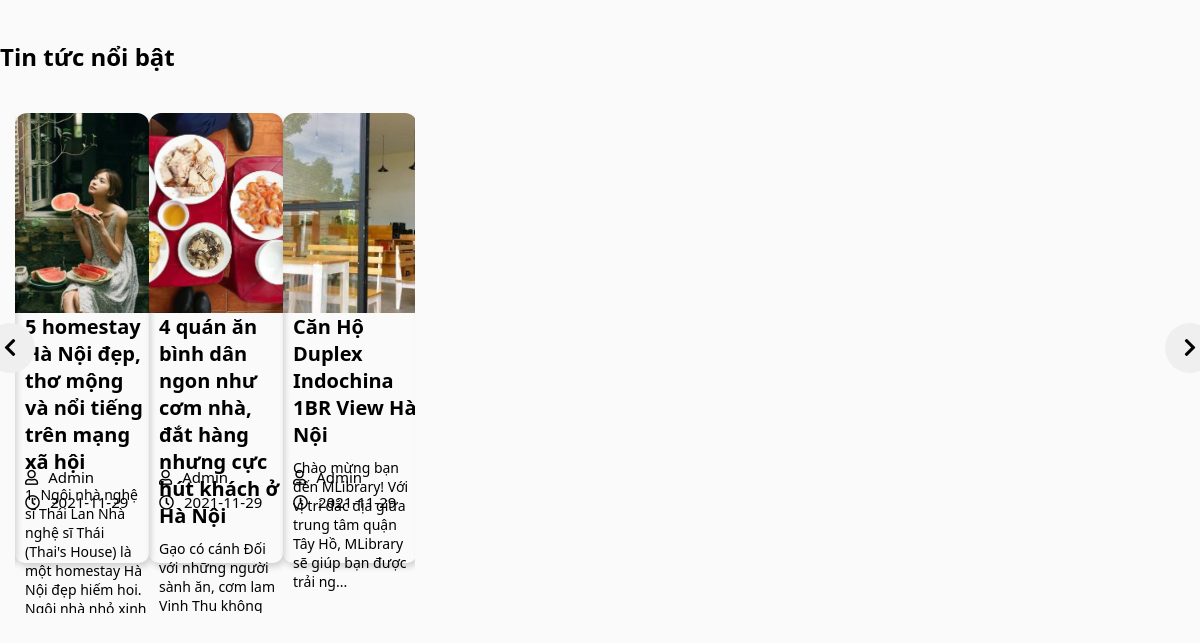
The page /tin_tuc/show_ttmn.php on the database its author committed.
### tables this page shows
CREATE TABLE `tin_tuc` (
  `ma_tin` int(11) NOT NULL,
  `ten_tin` varchar(2255) NOT NULL,
  `anh_tin` varchar(255) NOT NULL,
  `gioi_thieu` text NOT NULL,
  `ngay_tin` date NOT NULL
);

### database/database.php (called while the page is built, shortened)
<?php
class database
{
   public $conn;
   public function connect()
   {
      try {
         $this->conn = new PDO("mysql:host=localhost;dbname=du_an1; charset=utf8", "root", "");
         $this->conn->setAttribute(PDO::ATTR_ERRMODE, PDO::ERRMODE_EXCEPTION);
      } catch (PDOException $error) {
         echo "lỗi kết nối:" . $error->getMessage();
      }
   }
   public function select_all($sql_all)
   {
      try {
         $stmt = $this->conn->prepare($sql_all);
         $stmt->execute();
         $result = $stmt->fetchAll(PDO::FETCH_ASSOC);
         return $result;
      } catch (PDOException $error) {
         echo "lỗi kết nối:" . $error->getMessage();
      } finally {
         unset($conn);
      }
   }
}

### class/class.php (called while the page is built, shortened)
<?php
include_once "../database/database.php";
class user_class
{
    public $controll;
    public function __construct()
    {
        $this->controll = new database();
    }
    public function show_tintuclimit()
    {
        $show_tintuctm = "SELECT * FROM tin_tuc ORDER BY ngay_tin DESC LIMIT 4";
        $result = $this->controll->select_all($show_tintuctm);
        return $result;
    }
}

### tin_tuc/show_ttmn.php (the view, shortened to what this page needs)
<?php include_once "../class/class.php"; ?>
<?php
$list_product = new user_class();
?>
<!DOCTYPE html>
<html lang="en">
<head>
    <link rel="stylesheet" href="https://cdnjs.cloudflare.com/ajax/libs/font-awesome/5.15.3/css/all.min.css">
    <link rel="stylesheet" type="text/css" href="https://cdn.jsdelivr.net/npm/slick-carousel@1.8.1/slick/slick.css" />
    <link rel="stylesheet" href="../css/featured-news.css">
</head>
<body>
    <div class="featured-news-box">
        <div class="container">
            <div class="title-featured-news">
                <h2 style="margin: 40px 0;">Tin tức nổi bật</h2>
            </div>
            <div class="featured-news-slider">
                <?php
                $users = $list_product->show_tintuclimit();
                foreach ($users as $rows) {
                ?>
                        <div class="featured-news" style="height: auto; margin-bottom: 50px;">
                            <a href="../tin_tuc/chitiet_tt.php?chitiet_tt=<?php echo $rows['ma_tin']; ?>"><img src="../img/anh_tt/<?php echo $rows['anh_tin']; ?>" alt=""></a>
                            <div class="title-item-featured-news">
                                <h3 class="title-item-news"><?php echo $rows['ten_tin'] ?></h3>
                                <p class="content-item"><?php echo substr($rows['gioi_thieu'], 0, 150) . '...' ?></p>
                                <div class="post-and-time">
                                    <div class="port-item"><i class="far fa-user"></i><span>Admin</span></div>
                                    <div class="time-item"><i class="far fa-clock"></i><span><?php echo $rows['ngay_tin'] ?></span></div>
                                </div>
                            </div>
                        </div>
                <?php } ?>
            </div>
        </div>
    </div>
</body>
</html>

### css/featured-news.css (style rules this page uses)
* { margin: 0; padding: 0; box-sizing: border-box; font-family: "Segoe UI", Tahoma, Geneva, Verdana, sans-serif; outline: none; }
body { background-color: #fafafa; }
.container { max-width: 1200px; margin: auto; z-index: 1; }
.featured-news-slider { position: relative; left: 15px; }
.featured-news { width: 350px; margin-bottom: 20px; box-shadow: 2px 4px 6px #00000029; border-radius: 10px; position: relative; }
.post-and-time { position: absolute; bottom: 8%; }
.featured-news img { width: 100%; height: 200px; object-fit: cover; border-radius: 12px 12px 0 0; }
.title-item-featured-news { margin-left: 10px; height: 200px; margin-bottom: 50px; }
.title-item-news { font-size: 20px; margin-bottom: 10px; transition: all 0.4s ease-in-out; }
.content-item { font-size: 14px; margin-bottom: 20px; }
.port-item { font-size: 15px; margin-bottom: 5px; }
.port-item span { padding-left: 10px; }
.time-item { font-size: 15px; padding-bottom: 15px; }
.time-item span { padding-left: 10px; }
.featured-news-slider { display: grid; grid-template-columns: 1fr 1fr 1fr; }

### rows shown on the page
tin_tuc: anh_tin (picture), ten_tin "5 homestay Hà Nội đẹp, thơ mộng và nổi tiếng trên mạng xã hội", gioi_thieu "1. Ngôi nhà nghệ sĩ Thái Lan Nhà nghệ sĩ Thái (Thai's House) là một homestay Hà Nội đẹp hiếm hoi.…", ngay_tin "2021-11-29"
tin_tuc: anh_tin (picture), ten_tin "4 quán ăn bình dân ngon như cơm nhà, đắt hàng nhưng cực hút khách ở Hà Nội", gioi_thieu "Gạo có cánh Đối với những người sành ăn, cơm lam Vinh Thu không…", ngay_tin "2021-11-29"
tin_tuc: anh_tin (picture), ten_tin "Căn Hộ Duplex Indochina 1BR View Hà Nội", gioi_thieu "Chào mừng bạn đến MLibrary! Với vị trí đắc địa giữa trung tâm quận Tây Hồ, MLibrary sẽ giúp bạn được trải ng", ngay_tin "2021-11-29"
